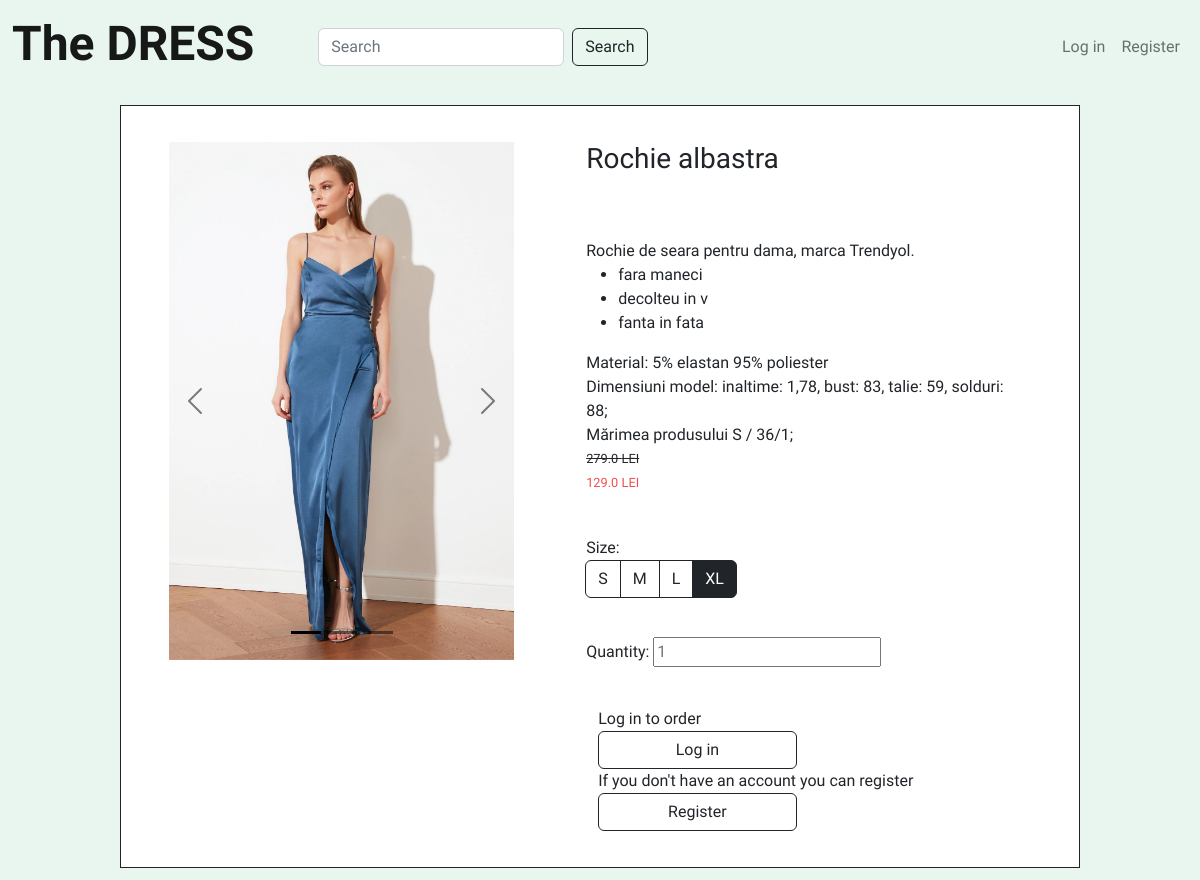
Page /item/1 on the committed database.
### main.py (models this page shows)
class Images(db.Model):
    __tablename__ = "images"
    id = db.Column(db.Integer, primary_key=True)
    main_image = db.Column(db.String(30))
    image1 = db.Column(db.String(30), default="")
    image2 = db.Column(db.String(30), default="")
    image3 = db.Column(db.String(30), default="")
    item_id = db.Column(db.Integer, db.ForeignKey("items.id"))
    item = relationship("Item", back_populates="images", uselist=False)

class Item(db.Model):
    __tablename__ = "items"
    id = db.Column(db.Integer, primary_key=True)
    name = db.Column(db.String(30), unique=True, nullable=False)
    price = db.Column(db.Float, nullable=False)
    sale_price = db.Column(db.Float)
    description = db.Column(db.String(300), nullable=False)
    stripe_product = db.Column(db.String(30), nullable=False)
    stripe_price = db.Column(db.String(30), nullable=False)
    size = relationship("Size", back_populates="item", uselist=False)
    images = relationship("Images", back_populates="item", uselist=False)
    orderline = relationship("OrderLine", back_populates="item")

### main.py (the view, shortened to what this page needs)
@app.route('/item/<item_id>', methods=['GET', 'POST'])
def item(item_id):
    selected_item = Item.query.get(item_id)
    return render_template("item.html", item=selected_item)

### templates/item.html (shortened to what this page needs)
{% extends "base.html" %}
{% block contents %}
    <div class="main-container">
        <div class="row">
            <div class="image col-md-5">
                <div id="carousel" class="carousel carousel-dark slide" data-bs-ride="false">
                    <div class="carousel-indicators">
                        <button type="button" data-bs-target="#carousel" data-bs-slide-to="0" class="active" aria-current="true" aria-label="Slide 1"></button>
                        {% if item.images.image1 != "images/" %}
                        <button type="button" data-bs-target="#carousel" data-bs-slide-to="1" aria-label="Slide 2"></button>
                        {% endif %}
                        {% if item.images.image2 != "images/" %}
                        <button type="button" data-bs-target="#carousel" data-bs-slide-to="2" aria-label="Slide 3"></button>
                        {% endif %}
                    </div>
                    <div class="carousel-inner">
                        <div class="carousel-item active">
                            <img src="{{ url_for('static', filename=item.images.main_image) }}" class="d-block w-100" alt="...">
                        </div>
                    </div>
                    {% if item.images.image1 != "images/" %}
                    <button class="carousel-control-prev" type="button" data-bs-target="#carousel" data-bs-slide="prev">
                        <span class="carousel-control-prev-icon" aria-hidden="true"></span>
                    </button>
                    <button class="carousel-control-next" type="button" data-bs-target="#carousel" data-bs-slide="next">
                        <span class="carousel-control-next-icon" aria-hidden="true"></span>
                    </button>
                    {% endif %}
                </div>
            </div>
            <div class="info-section col-md-6">
                <h3>{{ item.name }}</h3>
                <p class="description-text">{{ item.description | safe() }}</p>
                <div class="row">
                    {%  if item.sale_price == None  %}
                        <h6 class="price-tag">{{ item.price }} LEI</h6>
                    {% else %}
                        <h6 class="price-tag"><s>{{ item.price }} LEI</s></h6>
                        <h6 class="price-tag sale">{{ item.sale_price }} LEI</h6>
                    {% endif %}
                </div>
                <form method="post">
                    <p class="size">Size:</p>
                    <div class="btn-group" role="group" aria-label="Basic radio toggle button group">
                        <label class="btn btn-outline-dark" for="btnradio1">S</label>
                        <label class="btn btn-outline-dark" for="btnradio2">M</label>
                        <label class="btn btn-outline-dark" for="btnradio3">L</label>
                        <label class="btn btn-outline-dark" for="btnradio4">XL</label>
                    </div>
                    <div>
                        <label class="quantity" for="quantity">Quantity:</label>
                        <input type="number" id="quantity" name="quantity" placeholder="1">
                    </div>
                    {% if current_user.is_authenticated %}
                    <div class="row">
                        <button type="submit" class="add-to-cart btn btn-outline-dark col-6">Add to cart</button>
                    </div>
                </form>
                    {% else %}
                </form>
                <div class="row ">
                    <p>Log in to order</p>
                    <a href="{{ url_for('login')}}"><button class="btn btn-outline-dark col-6">Log in</button></a>
                    <p>If you don't have an account you can register</p>
                    <a href="{{ url_for('register')}}"><button class="btn btn-outline-dark col-6">Register</button></a>
                </div>
                {% endif %}
            </div>
        </div>
    </div>
{% endblock %}

### static/css/styles.css (style rules this page uses)
body { background-color: #E8F6EF; font-family: 'Albert Sans', sans-serif; font-weight: 100; }
p { margin: 0; }
h3 { margin-bottom: 10%; }
h6 { font-size: 0.8rem; }
.row { margin: 0; }
img { width: 100%; height: 100%; }
.main-container { background-color: white; margin: 1% 10%; padding: 3%; border: 1px solid; }
h6.price-tag { margin: 0; padding: 6px 6px; }
h6.sale { color:#EF4F4F; }
.info-section { padding-left: 10px; margin-left: 50px; }
.description-text { margin-bottom: 15%; }
.info-section .price-tag { margin: 1% 0; }
.info-section .size { margin-top: 10%; }
label.quantity { margin: 10% 0; }
.info-section h6 { padding: 0; }

### rows in the picture
Images: main_image (picture)
Item: name "Rochie albastra", description "Rochie de seara pentru dama, marca Trendyol. fara maneci decolteu in v fanta in fata Material : 5% elastan 95% poliester Dimensiuni model: inaltime: 1,78, bust: 83, talie: 59, solduri: 88; Mărimea produsului S / 36/1;", price "279.0", sale_price "129.0"
